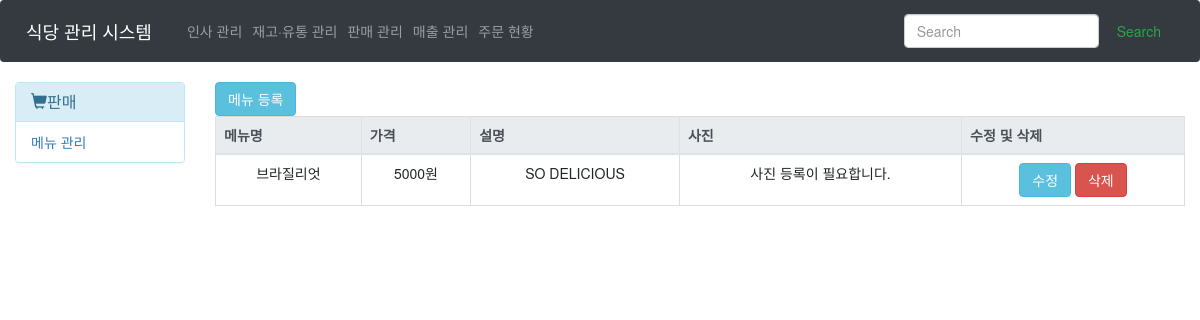
The page /Sell/Admin/ on the database its author committed.
### Main/models.py (models this page shows, shortened)
class Menu(models.Model):
    m_name = models.CharField(max_length=20, verbose_name="메뉴 이름")
    m_price = models.PositiveIntegerField(verbose_name="가격")
    m_explain = models.CharField(max_length=100, verbose_name="설명")
    m_pic = models.ImageField(verbose_name="사진", null=True, blank=True, upload_to=directory_url)
    def get_absolute_url(self):
        from django.urls import reverse
        return reverse("main:sell_delete", kwargs={"pk": self.pk})

### Main/views.py (the view)
# urls.py: path('Sell/Admin/', views.sellAdmin, name="sellAdmin"),
def sellAdmin(request):
    return render(request, 'Main/Sell/sell_menu_admin.html', {'menus' : Menu.objects.all() })

### Main/templates/Main/Sell/sell_menu_admin.html (shortened to what this page needs)
{% extends 'Main/Sell/main.html' %}
{% load static %}
{% block content %}
<button type="button" class="btn btn-info" onclick="window.location='/Sell/Menu/Register/'">메뉴 등록</button>
<table class="table table-bordered table-hover text-center">
    <thead class="thead thead-light">
        <th>메뉴명</th>
        <th>가격</th>
        <th>설명</th>
        <th>사진</th>
        <th>수정 및 삭제</th>
    </thead>
    <tbody>
    {% if menus %}
        {% for menu in menus %}
            <tr>
                <td>{{menu.m_name}}</td>
                <td>{{menu.m_price}}원</td>
                <td>{{menu.m_explain}}</td>
                {% if menu.m_pic %}
                    <td><img src={{menu.m_pic.url}} width="150px" height="150px"></td>
                {% else %}
                    <td>사진 등록이 필요합니다.</td>
                {% endif %}
                <td>
                    <form action="{% url 'main:sell_update' menu.pk %}" method="GET" style="display : inline">
                        <input class="btn btn-info" type="submit" value="수정">
                    </form>
                    <form action="{{menu.get_absolute_url}}" method="POST"  style="display : inline">
                        <input class="btn btn-danger" type="submit" value="삭제">
                    </form>
                </td>
            </tr>
        {% endfor %}
    {% else %}
        <td colspan="5">등록된 메뉴가 없습니다.</td>
    {% endif %}
    </tbody>
</table>
{% endblock %}

### rows shown on the page
Menu: m_name "브라질리엇", m_price "5000", m_explain "SO DELICIOUS", m_pic "사진 등록이 필요합니다."
